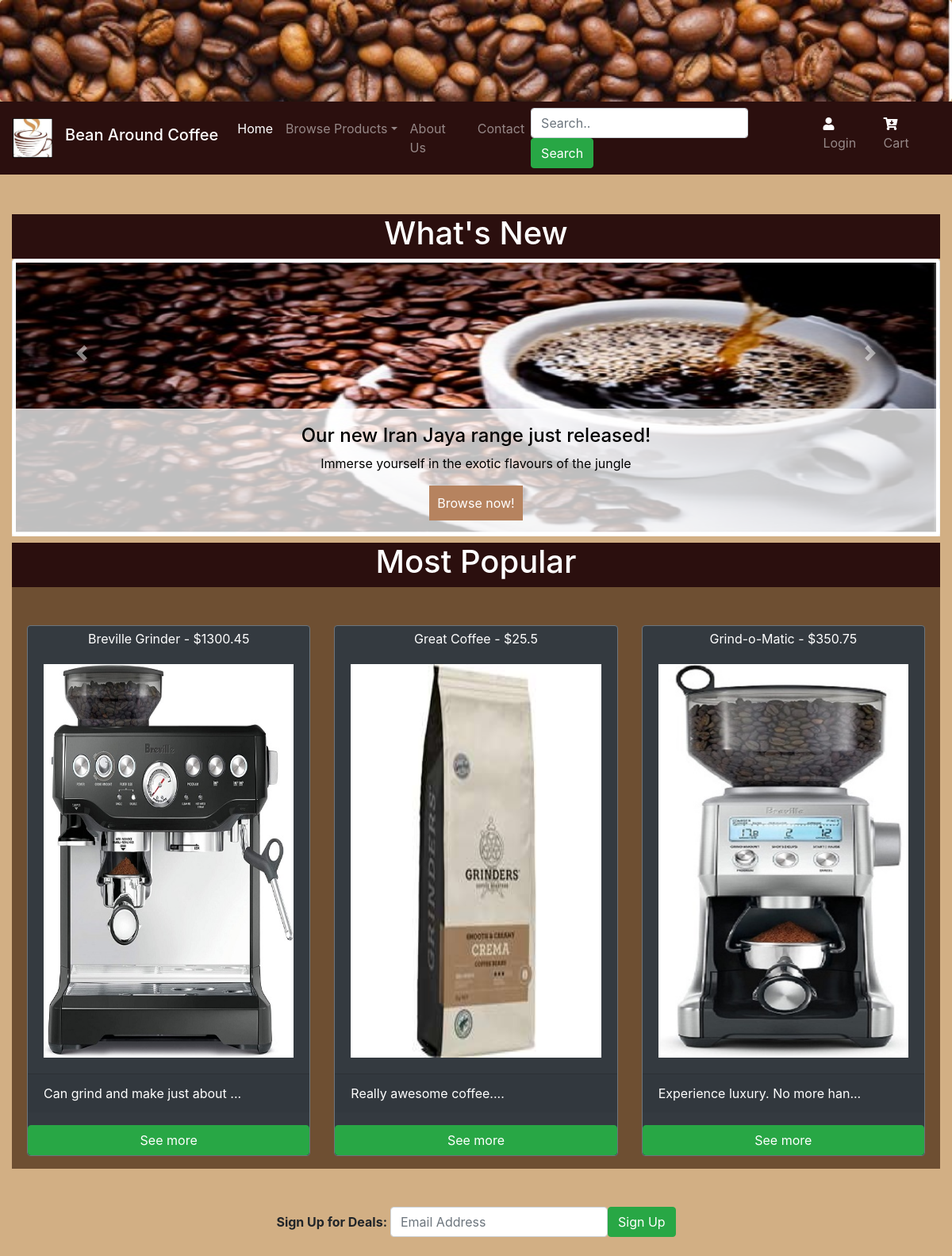
The page / on the database its author committed.
### beanaround/models.py (models this page shows)
class Product(db.Model):
    __tablename__='products'
    id = db.Column(db.Integer, primary_key=True)
    name = db.Column(db.String(64), unique=True)
    description = db.Column(db.String(500), nullable=False)
    image = db.Column(db.String(60), nullable=False)
    price = db.Column(db.Float, nullable=False)
    category = db.Column(db.String(64), db.ForeignKey('categories.id'))
    def __repr__(self):
        str = f"ID: {self.id}, Name: {self.name}, Category: {self.category}, Description: {self.description}, Image: {self.image}, Price: {self.price} \n"
        return str

### beanaround/views.py (the view)
@bp.route('/')
def index():
    prod_list = Product.query.order_by(Product.id).all()
    print(prod_list)
    carousel_prod = []
    i = 0
    while i != 3:
        x = randint(0, len(prod_list)-1)
        carousel_prod.append(prod_list.pop(x))
        i += 1
    return render_template('index.html', display_products = carousel_prod)

### beanaround/templates/index.html (shortened to what this page needs)
{% extends "layout.html" %}
{% set active_page = active_page|default('index') -%}
{% block content %}
<div id="carousel-container" class="container">
    <div class="row">
        <div id="carousel" class="carousel slide" data-ride="carousel">
            <div class="carousel-inner">
                <div id="body-header" class="row justify-content-center">
                    <div class="d-flex">
                        <h1 class="text-center">What's New</h1>
                    </div>
                </div>
                <div class="carousel-item active">
                    <div class="carousel-caption">
                        <h4> Our new Iran Jaya range just released! </h4>
                        <p> Immerse yourself in the exotic flavours of the jungle</p>
                        <a class="caption-link" href="{{url_for('main.categorypage', catID=1)}}"> Browse now!</a>
                    </div>
                    <img src="{{url_for('static', filename='images/carousel1.jpg')}}" alt="Coffee Caption"
                        class="img-thumbnail">
                </div>
            </div>
            <a class="carousel-control-prev" href="#carousel" data-slide="prev">
                <span class="carousel-control-prev-icon" aria-hidden="true"></span>
            </a>
            <a class="carousel-control-next" href="#carousel" data-slide="next">
                <span class="carousel-control-next-icon" aria-hidden="true"></span>
            </a>
        </div>
        <div class="container-fluid mt-3 mb-5">
            <div id="body-header" class="row justify-content-center mt-5">
                <div class="d-flex">
                    <h1 class="text-center">Most Popular</h1>
                </div>
            </div>
            <div id="body-sales" class="row justify-content-center">
                <div class="card-deck mr-1 ml-1 mb-3">
                    {% for product in display_products%}
                    <div class="card text-white bg-dark border-secondary mt-5">
                        <div class="card-heading text-center mt-1"> {{product.name}} - ${{product.price}} </div>
                        <img class="card-body img-fluid" src="{{url_for('static', filename='images/'+ product.image)}}">
                        <p class="card-footer"> {{product.description[0:30]}}...</p>
                        <a class="btn btn-success" type="submit"
                            href="{{ url_for('main.productpage', productID=product.id)}}">See more</a>
                    </div>
                    {% endfor %}
                </div>
            </div>
        </div>
    </div>
    {% endblock %}

### beanaround/static/css/style.css (style rules this page uses)
body { background-color: #D2AF84; }
#body-sales { background-color:#4d3019c0; color: white; }
#body-header { background-color:#2B0F0E; color: white; }
.container { padding-right: 0; padding-left: 0; margin-right: auto; margin-left: auto; }
.container-fluid { margin-right:auto; margin-left:auto; }
.carousel { max-height: 350px; width: 100%; }
.carousel-inner img { width: 100%; min-height: 350px; height: 350px; }
.carousel-caption { max-width: 100%; width: 100%; background: rgba(255, 255, 255, 0.75); left: 0; bottom: 0; color: #000000; }
#carousel-container { width: 100%; margin-right:auto; margin-left:auto; }
.caption-link:link, .caption-link:visited { background-color:#b6835f; color: white; padding: 10px 10px; text-align: center; text-decoration: none; display: inline-block; }

### rows shown on the page
Product: name "Breville Grinder", price "1300.45", image (picture), description "Can grind and make just about"
Product: name "Great Coffee", price "25.5", image (picture), description "Really awesome coffee."
Product: name "Grind-o-Matic", price "350.75", image (picture), description "Experience luxury. No more han"
